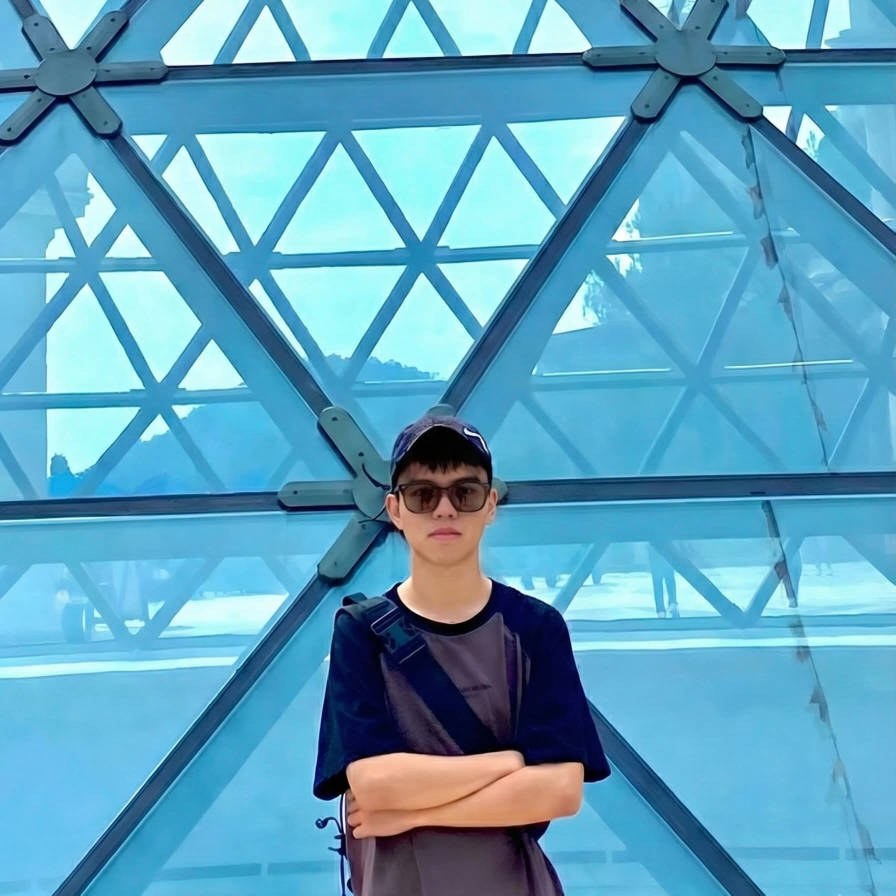
#> input picture Images/ngochuy.JPEG, 1791 x 1791 px (shown at 1/2 size)
$ python generate_cv_premium.py
#> lines starting #> are read from the running program, lines starting #| are printed output that depends on the picture; after the words box and inside, x2 and y2 are one past the last pixel; in counts of white or black regions, pixels touching at a corner belong together
import os
import urllib.request
from fpdf import FPDF
from PIL import Image, ImageDraw

font_url_regular = "https://github.com/google/fonts/raw/main/ofl/bevietnampro/BeVietnamPro-Regular.ttf"
font_url_bold = "https://github.com/google/fonts/raw/main/ofl/bevietnampro/BeVietnamPro-Bold.ttf"
font_url_italic = "https://github.com/google/fonts/raw/main/ofl/bevietnampro/BeVietnamPro-Italic.ttf"

for f in ["BeVietnamPro-Regular.ttf", "BeVietnamPro-Bold.ttf", "BeVietnamPro-Italic.ttf"]:
    if not os.path.exists(f):
        url = globals()[f"font_url_{f.split('-')[1].split('.')[0].lower()}"]
        urllib.request.urlretrieve(url, f)

# Determine the correct image precisely
img_path = "Images/ngochuy.JPEG"
if not os.path.exists(img_path):
    img_path = "Images/Nghuy.png"

# Mask image to circle
if os.path.exists(img_path):
    img = Image.open(img_path).convert("RGBA")
    size = min(img.size)
#> size = 1791
    img = img.crop(((img.size[0] - size) // 2, (img.size[1] - size) // 2, (img.size[0] + size) // 2, (img.size[1] + size) // 2))
    img = img.resize((400, 400), Image.Resampling.LANCZOS)
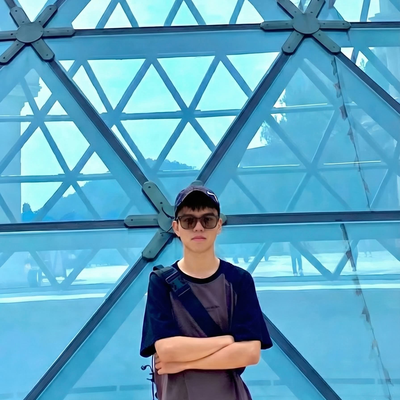
#> img: PIL image 400x400 RGBA; mean R, G, B, A 93.9, 163.4, 191.9, 255
    mask = Image.new('L', (400, 400), 0)
#> mask: PIL image 400x400 L; every value is 0
    draw = ImageDraw.Draw(mask)
    draw.ellipse((0, 0) + (400, 400), fill=255)
    img.putalpha(mask)
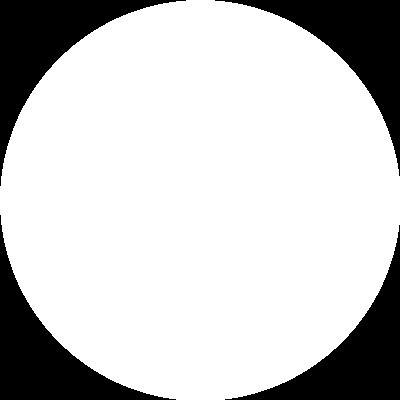
#> mask: PIL image 400x400 L; 78.9% white; 4 black regions, box (x1, y1, x2, y2) and area: (0, 0, 186, 186) 8637, (215, 0, 400, 176) 8451, (0, 215, 176, 400) 8451, (225, 225, 400, 400) 8266
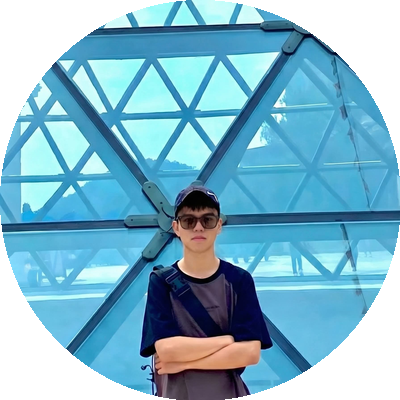
#> img: PIL image 400x400 RGBA; mean R, G, B, A 93.9, 163.4, 191.9, 201.1; transparent parts drawn white
    img.save("Images/avatar_circle.png")

class PremiumCV(FPDF):
    def header(self):
        # Draw Left Sidebar
        self.set_fill_color(0, 15, 40) # Even deeper navy blue
        self.rect(0, 0, 75, 297, 'F')

    def footer(self):
        pass

def draw_skill(pdf, x, y, skill_name, level_percent):
    pdf.set_font("BeVietnamPro", "", 8.5)
    pdf.set_text_color(220, 220, 220)
    pdf.set_xy(x, y)
    pdf.cell(24, 6, skill_name)

    bar_x = x + 24
    bar_y = y + 2.5
    bar_w = 31
    bar_h = 1.2 # slightly thinner for pro look
    pdf.set_fill_color(30, 45, 70)
    pdf.rect(bar_x, bar_y, bar_w, bar_h, 'F')
    pdf.set_fill_color(0, 212, 255)
    pdf.rect(bar_x, bar_y, bar_w * (level_percent / 100), bar_h, 'F')

pdf = PremiumCV()
#> (the run stopped early here; a loop or call above may not have finished)

$ run again, with Images/GregorDP.jpg copied over Images/ngochuy.JPEG
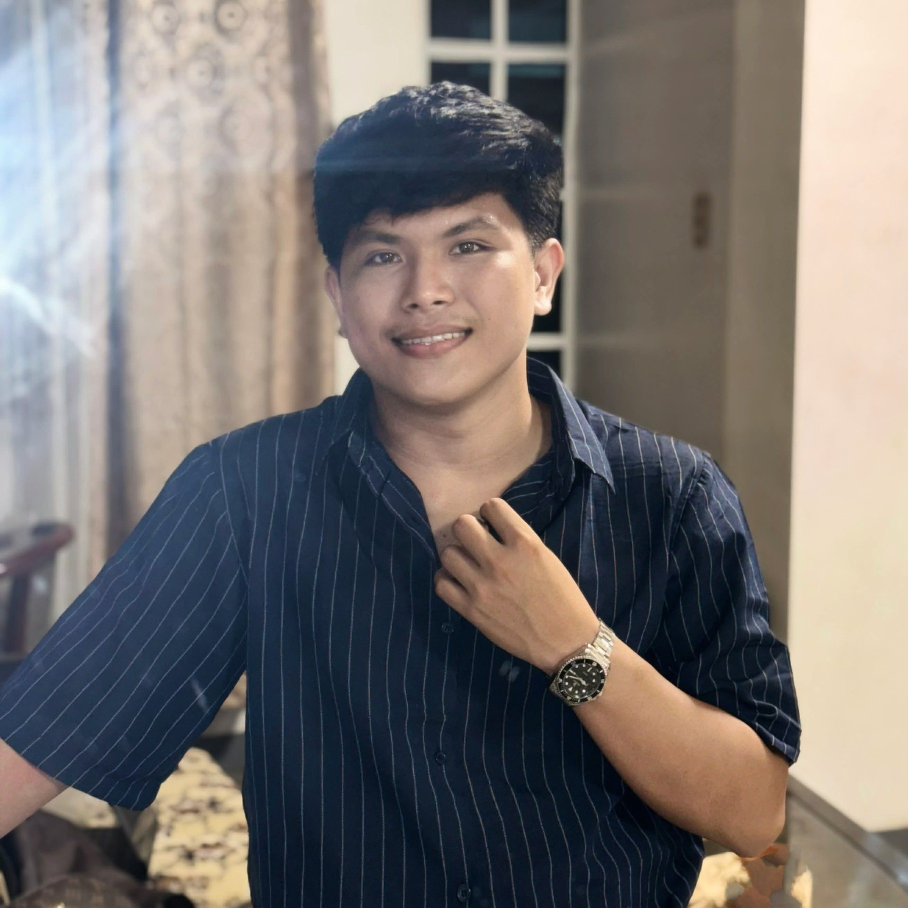
#> input picture Images/GregorDP.jpg, 1815 x 1815 px (shown at 1/2 size)
#> `img = img.resize((400, 400), Image.Resampling.LANCZOS)`:
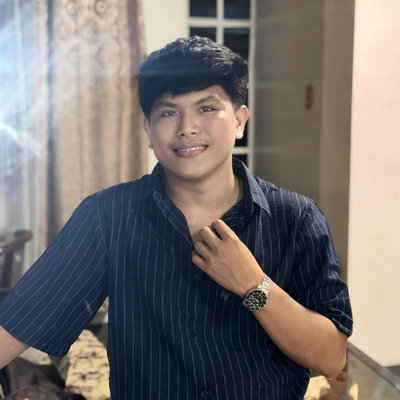
#> img: PIL image 400x400 RGBA; mean R, G, B, A 120.3, 115, 112.5, 255
#> `img.putalpha(mask)`:
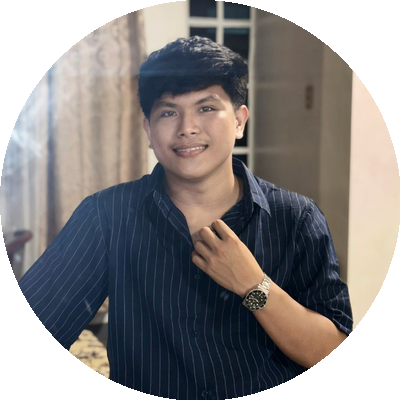
#> img: PIL image 400x400 RGBA; mean R, G, B, A 120.3, 115, 112.5, 201.1; transparent parts drawn white

$ run again, with Images/HoverDP.png saved as Images/ngochuy.JPEG
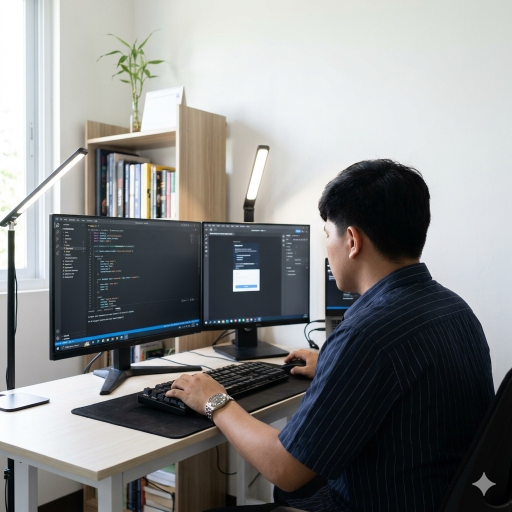
#> input picture Images/HoverDP.png, 1024 x 1024 px (shown at 1/2 size)
#> `img = img.resize((400, 400), Image.Resampling.LANCZOS)`:
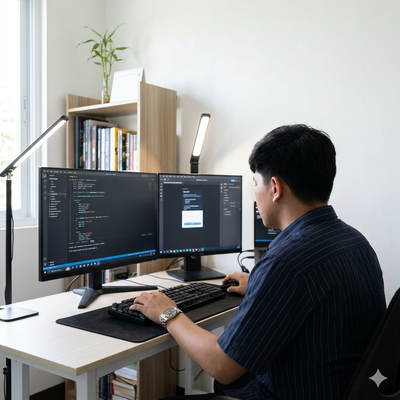
#> img: PIL image 400x400 RGBA; mean R, G, B, A 134.3, 135.4, 135.1, 255
#> `img.putalpha(mask)`:
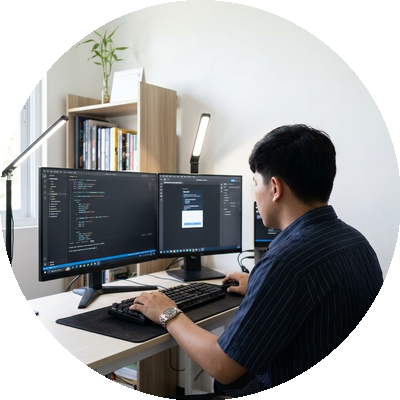
#> img: PIL image 400x400 RGBA; mean R, G, B, A 134.3, 135.4, 135.1, 201.1; transparent parts drawn white
